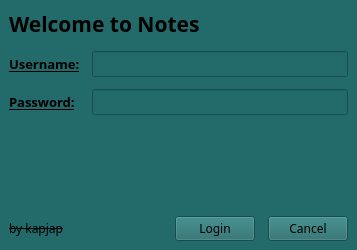
<?xml version="1.0" encoding="UTF-8"?>
<ui version="4.0">
 <class>MainWindow</class>
 <widget class="QMainWindow" name="MainWindow">
  <property name="geometry">
   <rect>
    <x>0</x>
    <y>0</y>
    <width>357</width>
    <height>250</height>
   </rect>
  </property>
  <property name="windowTitle">
   <string>MainWindow</string>
  </property>
  <property name="styleSheet">
   <string notr="true">background-color:rgb(35, 106, 106);</string>
  </property>
  <widget class="QWidget" name="centralwidget">
   <layout class="QVBoxLayout" name="verticalLayout">
    <property name="spacing">
     <number>12</number>
    </property>
    <item>
     <widget class="QLabel" name="label_2">
      <property name="font">
       <font>
        <family>Montserrat SemiBold</family>
        <pointsize>16</pointsize>
        <bold>true</bold>
       </font>
      </property>
      <property name="text">
       <string>Welcome to Notes</string>
      </property>
     </widget>
    </item>
    <item>
     <layout class="QFormLayout" name="formLayout">
      <property name="verticalSpacing">
       <number>12</number>
      </property>
      <item row="0" column="0">
       <widget class="QLabel" name="label">
        <property name="font">
         <font>
          <family>Montserrat SemiBold</family>
          <pointsize>10</pointsize>
          <italic>false</italic>
          <bold>true</bold>
          <underline>true</underline>
         </font>
        </property>
        <property name="text">
         <string>Username:</string>
        </property>
       </widget>
      </item>
      <item row="0" column="1">
       <widget class="QLineEdit" name="lineEdit">
        <property name="font">
         <font>
          <pointsize>11</pointsize>
         </font>
        </property>
       </widget>
      </item>
      <item row="1" column="0">
       <widget class="QLabel" name="label_3">
        <property name="font">
         <font>
          <family>Montserrat SemiBold</family>
          <pointsize>10</pointsize>
          <italic>false</italic>
          <bold>true</bold>
          <underline>true</underline>
         </font>
        </property>
        <property name="text">
         <string>Password:</string>
        </property>
       </widget>
      </item>
      <item row="1" column="1">
       <widget class="QLineEdit" name="lineEdit_2">
        <property name="font">
         <font>
          <pointsize>11</pointsize>
         </font>
        </property>
       </widget>
      </item>
      <item row="2" column="1">
       <spacer name="verticalSpacer">
        <property name="orientation">
         <enum>Qt::Vertical</enum>
        </property>
        <property name="sizeHint" stdset="0">
         <size>
          <width>20</width>
          <height>40</height>
         </size>
        </property>
       </spacer>
      </item>
     </layout>
    </item>
    <item>
     <layout class="QHBoxLayout" name="horizontalLayout">
      <property name="spacing">
       <number>13</number>
      </property>
      <item>
       <widget class="QLabel" name="label_4">
        <property name="font">
         <font>
          <family>Montserrat</family>
          <strikeout>true</strikeout>
         </font>
        </property>
        <property name="text">
         <string>by kapjap</string>
        </property>
       </widget>
      </item>
      <item>
       <spacer name="horizontalSpacer">
        <property name="orientation">
         <enum>Qt::Horizontal</enum>
        </property>
        <property name="sizeHint" stdset="0">
         <size>
          <width>40</width>
          <height>20</height>
         </size>
        </property>
       </spacer>
      </item>
      <item>
       <widget class="QPushButton" name="pushButton">
        <property name="font">
         <font>
          <family>Montserrat</family>
         </font>
        </property>
        <property name="text">
         <string>Login</string>
        </property>
       </widget>
      </item>
      <item>
       <widget class="QPushButton" name="pushButton_2">
        <property name="font">
         <font>
          <family>Montserrat</family>
         </font>
        </property>
        <property name="text">
         <string>Cancel</string>
        </property>
       </widget>
      </item>
     </layout>
    </item>
   </layout>
  </widget>
 </widget>
 <resources/>
 <connections>
  <connection>
   <sender>pushButton_2</sender>
   <signal>clicked()</signal>
   <receiver>MainWindow</receiver>
   <slot>close()</slot>
   <hints>
    <hint type="sourcelabel">
     <x>323</x>
     <y>194</y>
    </hint>
    <hint type="destinationlabel">
     <x>299</x>
     <y>137</y>
    </hint>
   </hints>
  </connection>
 </connections>
</ui>
